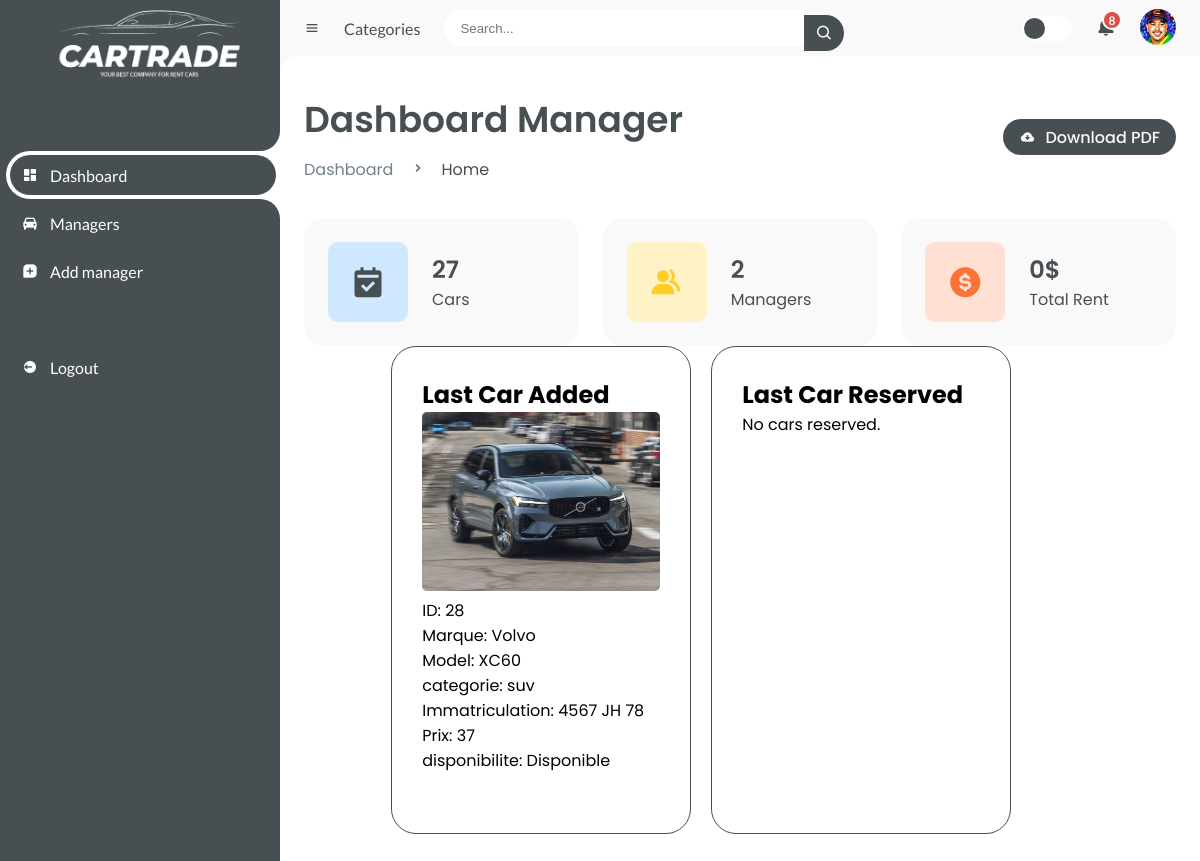
The app's page /homeadmin (signed in) with its own data.
### tables this page shows
CREATE TABLE voiture (
                id_voiture INTEGER PRIMARY KEY AUTOINCREMENT,
                marque TEXT NOT NULL,
                modele TEXT NOT NULL,
                immatriculation TEXT NOT NULL,
                categorie TEXT NOT NULL,
                prix TEXT NOT NULL,
                disponibilite TEXT NOT NULL,
                image_url TEXT);

### app.py (the view)
@app.route("/homeadmin")
def homeadmin():
    if 'email' in session:
        conn = sqlite3.connect('loc.db')
        cursor = conn.cursor()
        cursor.execute("SELECT * FROM voiture ORDER BY id_voiture DESC LIMIT 1")
        last_car_added = cursor.fetchone()
        cursor.execute("SELECT voiture.*, reservation.id_client FROM voiture JOIN reservation ON voiture.id_voiture = reservation.id_voiture ORDER BY reservation.id_reservation DESC LIMIT 1")
        last_car_reserved = cursor.fetchone()
        cursor.execute("SELECT * FROM reservation ORDER BY id_reservation DESC LIMIT 1")
        last_reservation = cursor.fetchone()
        cursor.execute("SELECT COUNT(*) FROM voiture")
        num_cars = cursor.fetchone()[0]
        cursor.execute("SELECT COUNT(*) FROM manager")
        num_managers = cursor.fetchone()[0]
        cursor.execute("SELECT SUM(voiture.prix) FROM reservation JOIN voiture ON reservation.id_voiture = voiture.id_voiture WHERE reservation.status = 'Accepted'")
        total_revenue = cursor.fetchone()[0] or 0
        conn.close()
        return render_template("home-admin.html",
                               last_car_added=last_car_added,
                               last_car_reserved=last_car_reserved,
                               last_reservation=last_reservation,
                               num_cars=num_cars,
                               num_managers=num_managers,
                               total_revenue=total_revenue)
    else:
        return 'You are not authorized to access this page.'

### templates/home-admin.html (shortened to what this page needs)
<!DOCTYPE html>
<html lang="en">
  <head>
    <link
      href="https://unpkg.com/boxicons@2.0.9/css/boxicons.min.css"
      rel="stylesheet"
    />
    <link
      rel="stylesheet"
      type="text/css"
      href="{{ url_for('static', filename='styleman.css') }}"
    />
  </head>
  <body>
    <section id="sidebar">
        <a href="/" class="brand">
            <img src="{{ url_for('static', filename= 'photo/hhhh.png')}}" alt="" />
          </a>
          <ul class="side-menu top">
            <li class="active">
              <a href="#">
                <i class="bx bxs-dashboard"></i>
                <span class="text">Dashboard</span>
              </a>
            </li>
            <li >
              <a href="/admin_dashboard">
                <i class="bx bxs-car"></i>
                <span class="text">Managers</span>
              </a>
            </li>
            <li>
              <a href="/add_manager">
                <i class="bx bxs-message-square-add"></i>
                <span class="text">Add manager</span>
              </a>
            </li>
          </ul>
          <ul class="side-menu">
            <li>
              <a href="/" class="logout">
                <i class="bx bxs-log-out-circle"></i>
                <span class="text">Logout</span>
              </a>
            </li>
          </ul>
    </section>
    <section id="content">
      <nav>
        <i class="bx bx-menu"></i>
        <a href="#" class="nav-link">Categories</a>
        <form action="#">
          <div class="form-input">
            <input type="search" placeholder="Search..." />
            <button type="submit" class="search-btn">
              <i class="bx bx-search"></i>
            </button>
          </div>
        </form>
        <label for="switch-mode" class="switch-mode"></label>
        <a href="#" class="notification">
          <span class="num">8</span>
        </a>
        <a href="/manager_profile" class="profile">
          <img
            src="{{ url_for('static', filename= 'photo/img/talal2.png')}}"
            alt=""
          />
        </a>
      </nav>
      <main>
        <div class="head-title">
          <div class="left">
            <h1>Dashboard Manager</h1>
            <ul class="breadcrumb">
              <li>
                <a href="#">Dashboard</a>
              </li>
              <li><i class="bx bx-chevron-right"></i></li>
              <li>
                <a class="active" href="#">Home</a>
              </li>
            </ul>
          </div>
          <a href="#" class="btn-download">
            <i class="bx bxs-cloud-download"></i>
            <span class="text">Download PDF</span>
          </a>
        </div>
        <ul class="box-info">
          <li>
            <i class='bx bxs-calendar-check' ></i>
            <span class="text">
              <h3>{{ num_cars }}</h3>
              <p>Cars</p>
            </span>
          </li>
          <li>
            <i class='bx bxs-group' ></i>
            <span class="text">
              <h3>{{ num_managers }}</h3>
              <p>Managers</p>
            </span>
          </li>
          <li>
            <i class='bx bxs-dollar-circle' ></i>
            <span class="text">
              <h3>{{ total_revenue }}$</h3>
              <p>Total Rent</p>
            </span>
          </li>
        </ul>
        <div class="grid-container">
			<div class="grid-item">
          <h2>Last Car Added</h2>
          {% if last_car_added %}
          <img
            class="car-image"
            src="{{ last_car_added[7] }}"
            alt="Car Image"
          />
		  <div class="car-details">
          <p>ID: {{ last_car_added[0] }}</p>
          <p>Marque: {{ last_car_added[1] }}</p>
          <p>Model: {{ last_car_added[2]}}</p>
          <p>categorie: {{ last_car_added[4]}}</p>
          <p>Immatriculation: {{ last_car_added[3]}}</p>
          <p>Prix: {{last_car_added[5]}}</p>
          <p>disponibilite: {{last_car_added[6]}}</p>
          {% else %}
          <p>No cars found.</p>
          {% endif %}
		</div>
		</div>
		<div class="grid-item">
          <h2>Last Car Reserved</h2>
          {% if last_car_reserved %}
          <img
            class="car-image"
            src="{{ last_car_reserved[7] }}"
            alt="Car Image"
          />
		  <div class="car-details">
          <p>ID: {{ last_car_reserved[0] }}</p>
          <p>Marque: {{ last_car_reserved[1] }}</p>
          <p>Model: {{ last_car_reserved[2]}}</p>
          <p>categorie: {{ last_car_reserved[4]}}</p>
          <p>Immatriculation: {{ last_car_reserved[3]}}</p>
          <p>Prix: {{last_car_reserved[5]}}</p>
          <p>disponibilite: {{last_car_reserved[6]}}</p>
          {% else %}
          <p>No cars reserved.</p>
          {% endif %}
		</div>
		</div>
      </main>
    </section>
  </body>
</html>

### templates/home-admin.html (style rules this page uses)
.grid-container { display: grid; grid-template-columns: repeat(4, 1fr); grid-gap: 20px; width: 80%; place-content: center; margin: 0 auto; }
.grid-item { border: 1px solid #474F52; border-radius: 25px; padding: 30px; background-color: #aaaaaa00; width: 300px; color: black; }
.car-image { max-width: 100%; height: auto; border-radius: 5px; }
.car-details { margin-bottom: 30px }

### records on screen
voiture: id_voiture "28", marque "Volvo", modele "XC60", categorie "suv", immatriculation "4567 JH 78", prix "37", disponibilite "Disponible"

### other values on screen
{{ num_cars }} "27"
{{ num_managers }} "2"
{{ total_revenue }} "0"
